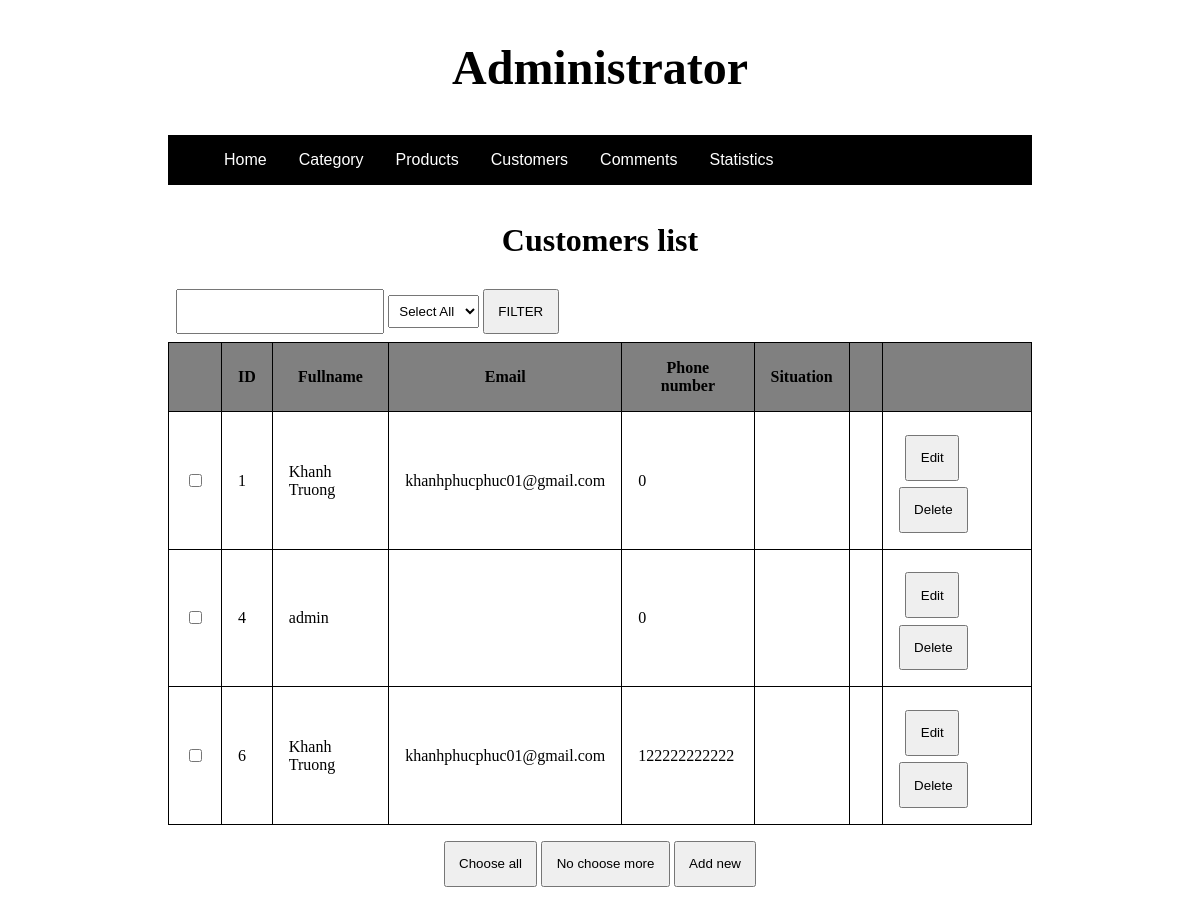
Page /admin/index.php?act=customerlist on the committed database.
### tables this page shows
CREATE TABLE `users` (
  `id_user` int(11) NOT NULL,
  `name_user` varchar(200) NOT NULL,
  `pass_user` varchar(100) NOT NULL,
  `email` varchar(200) NOT NULL,
  `role` tinyint(4) NOT NULL DEFAULT 0,
  `img_user` int(11) DEFAULT NULL,
  `tel_user` varchar(200) DEFAULT NULL
);

### model/pdo.php (called while the page is built, shortened)
<?php
function pdo_get_connection() {
    $db = "mysql:host=localhost;dbname=assignment1";
    $user = 'root';
    $password = '';
    $conn = new PDO($db, $user, $password);
    $conn->setAttribute(PDO::ATTR_ERRMODE, PDO::ERRMODE_EXCEPTION);
    return $conn;
}
function pdo_query($sql){
    $sql_args = array_slice(func_get_args(),1);
    try {
        $conn = pdo_get_connection();
        $stmt = $conn->prepare($sql);
        $stmt->execute($sql_args);
        $rows = $stmt->fetchAll();
        return $rows;
    }
    catch (Exception $e){
        throw $e;
    }
    finally{
        unset ($conn);
    }
}

### model/users.php (called while the page is built, shortened)
<?php
function load_user(){
    $sql = "SELECT * FROM assignment1.users WHERE NOT id_user = 13";
    return pdo_query($sql);
}

### admin/controllers/users/list.php (the view, shortened to what this page needs)
<div style="display:flex; justify-content: center; align-items: center; flex-direction: column;">
    <h1>Customers list</h1>
    <div class="list">
        <form style="margin:.5em;" method="post">
            <input type="text" name="keyword">
            <select name="id_cate" style="padding: .5em;">
                <option value="0" selected>Select All</option>
            </select>
            <input type="submit" name="filter_list" value="FILTER">
        </form>
        <table>
            <tr class="row_first">
                <th></th>
                <th>ID</th>
                <th>Fullname</th>
                <th>Email</th>
                <th>Phone number</th>
                <th>Situation</th>
                <th></th>
                <th></th>
            </tr>
            <?php
            foreach ($userlist as $user) {
                extract($user);
                echo ' <tr>
                    <td><input type="checkbox" name="" id=""></td>
                    <td>'.$id_user.'</td>
                    <td>'.$name_user.'</td>
                    <td>'. $email . '</td>
                    <td>'.$tel_user.'</td>
                    <td>'.$price_sale.'</td>
                    <td></td>
                    <td>
                    <a href=' . $edituser .'><input style="margin: .5em;" type="button" value="Edit"></a>
                    <a href='. $deleteuser.'><input type="button" value="Delete"></a> </td>
                    </td>
                </tr>';
            }
            ?>
        </table>
    </div>
    <div class="row_last">
        <input type="button" value="Choose all">
        <input type="button" value="No choose more">
        <a href='index.php?act=addproducts'>
            <input type="button" value="Add new">
        </a>
    </div>
</div>

### admin/views/css/styles.css (style rules this page uses)
table { border-collapse: collapse; }
td, th { border: .1em solid black; padding: 1em; }
input { padding: 1em; }
.row_last { margin: 1em; }
.row_first { background-color: gray; }

### rows in the picture
users: id_user "1", name_user "Khanh Truong", email "khanhphucphuc01@gmail.com", tel_user "0"
users: id_user "4", name_user "admin", tel_user "0"
users: id_user "6", name_user "Khanh Truong", email "khanhphucphuc01@gmail.com", tel_user "122222222222"
